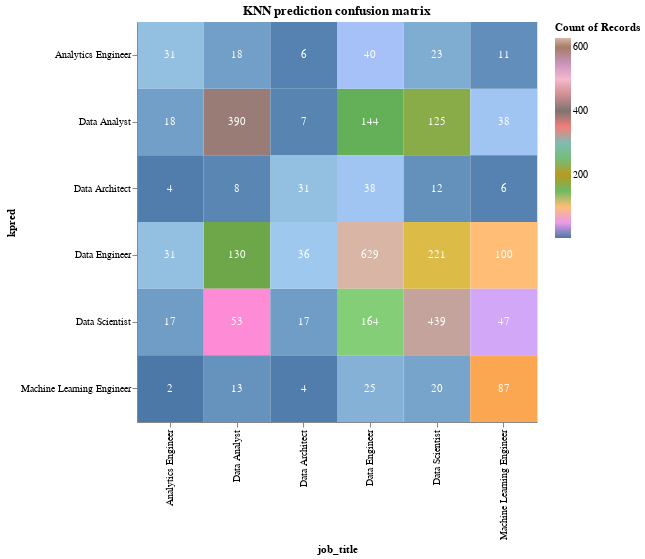

Notebook cell for this chart:
### Code cell
alt.data_transformers.enable('default', max_rows=15000)

c = alt.Chart(df).mark_rect().encode(
    x="job_title:N",
    y="kpred:N",
    color=alt.Color("count()", scale=alt.Scale(scheme="tableau20"))
)

c_text = alt.Chart(df).mark_text(color="white").encode(
    x="job_title:N",
    y="kpred:N",
    text="count()"
)

(c+c_text).properties(
    height=400,
    width=400,
    title = 'KNN prediction confusion matrix'
)

### Figure 1 — Vega-Lite specification as saved in the notebook (floating-point values rounded to 4 significant figures; data arrays with more than 128 entries replaced by an {"elided": "..."} marker saying what was removed)
{"config": {"view": {"continuousWidth": 400, "continuousHeight": 300}}, "layer": [{"mark": "rect", "encoding": {"color": {"aggregate": "count", "scale": {"scheme": "tableau20"}, "type": "quantitative"}, "x": {"field": "job_title", "type": "nominal"}, "y": {"field": "kpred", "type": "nominal"}}}, {"mark": {"type": "text", "color": "white"}, "encoding": {"text": {"aggregate": "count", "type": "quantitative"}, "x": {"field": "job_title", "type": "nominal"}, "y": {"field": "kpred", "type": "nominal"}}}], "data": {"name": "data-87d6ccb781641861ca92b385b48b232e"}, "height": 400, "title": "KNN prediction confusion matrix", "width": 400, "$schema": "https://vega.github.io/schema/vega-lite/v4.17.0.json", "datasets": {"data-87d6ccb781641861ca92b385b48b232e": {"elided": "2985 records"}}}
